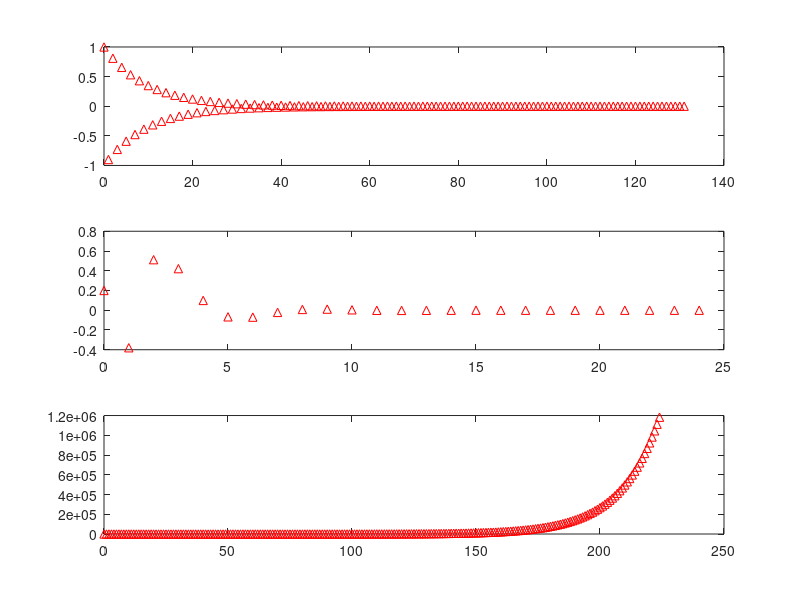

MATLAB code for this plot:
delta = [1,zeros(1,127)];
n = 0:127;
a1 =[1 0.9];
b1 = 1;
subplot(3,1,1)
impz(b1,a1)

a2 = [1 -0.6 0.3];
b2 = [0.2 -0.5 0.8];
subplot(3,1,2)
impz(b2,a2)

a3 = [1 -0.5 -0.6];
b3 = [1 0.5 0.25];
subplot(3,1,3)
impz(b3,a3)
